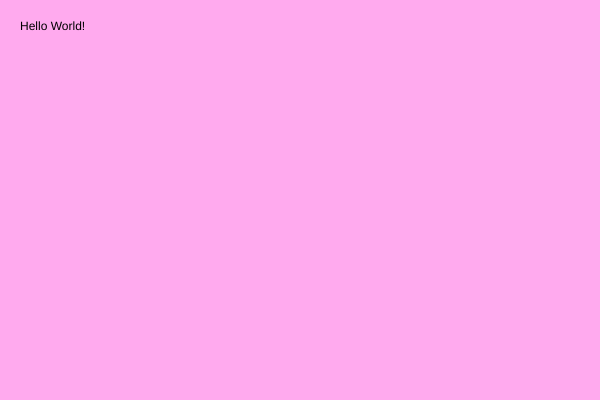
Frame 1 (no input)
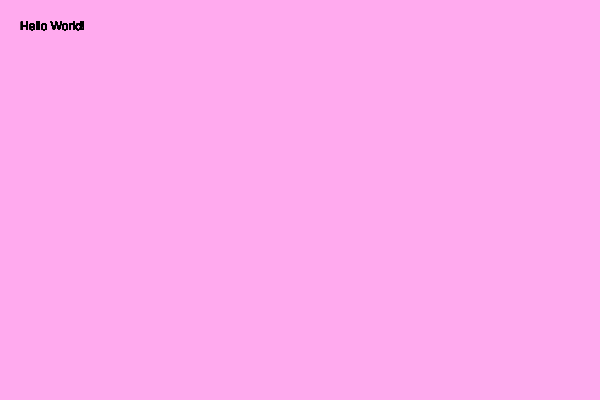
Frame 60 (no input)
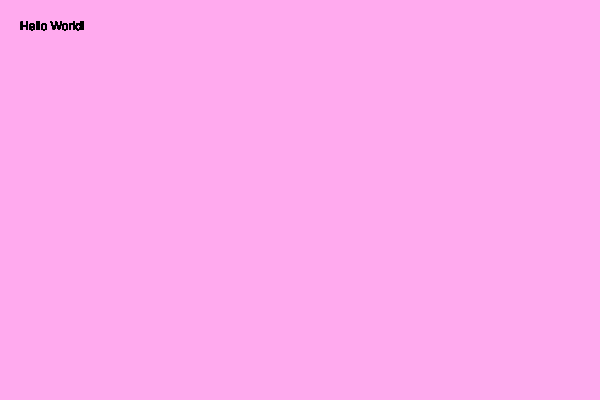
Frame 120 (the mouse pressed at the canvas centre since frame 60)

The p5.js sketch that drew these frames (run headless with seeded random() and noise() and a simulated clock; from frame 60 on, the mouse is pressed at the canvas centre):

// p5.js sketch
// ── sketch.js
function setup() {
  createCanvas(600, 400);
  background('#fae');

}
// Declare the draw function
function draw() {

    // tell p5 to print the text string "Hello World!"
    // This is going to be positioned at ( x: 20, y: 30 ).
    text( "Hello World!", 20, 30 );
}
